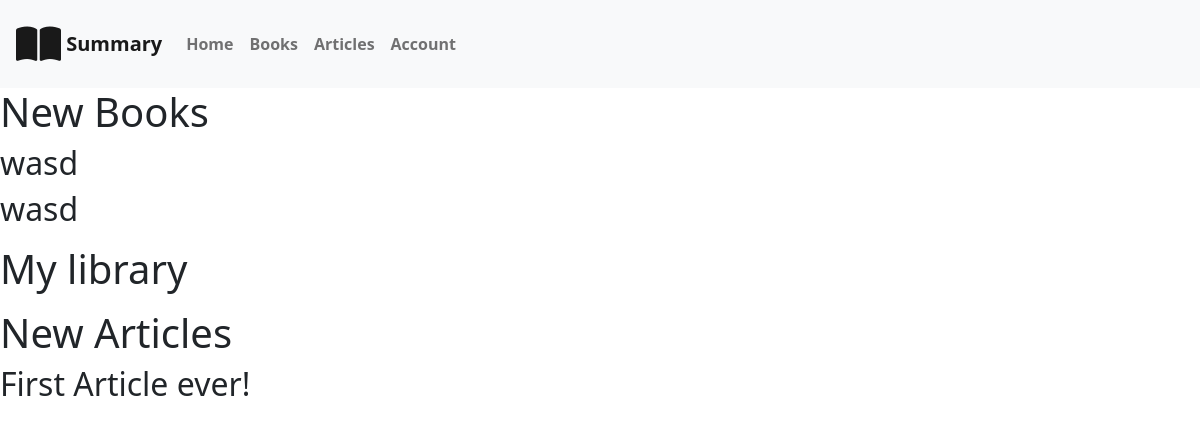
The page / (signed in) on the database its author committed.
### app/models.py (models this page shows, shortened)
class ContentModel(models.Model):
    author = models.ForeignKey(
        settings.AUTH_USER_MODEL, null=True, on_delete=models.SET_NULL)
    content = models.TextField()
    thumbnail = models.URLField(default='')
    date_created = models.DateTimeField(auto_now=True)
    class Meta:
        abstract = True

class Book(ContentModel):
    book_author = models.CharField(max_length=64)
    title = models.CharField(max_length=64)
    category = models.ManyToManyField(Category)

class Article(ContentModel):
    title = models.CharField(max_length=64)
    category = models.ManyToManyField(Category)

### app/views.py (the view)
# urls.py: path("", views.index, name="index"),
def index(request):
    return render(request, "app/index.html", {
        "new_books": Book.objects.all().order_by("-id")[:2],
        "new_articles": Article.objects.all()[:3]})

### app/templates/app/index.html
{% extends "app/layout.html" %}
{% block body %}
    <div class="mb-3" id="new-books">
        <h1>New Books</h1>
        {% for new_book in new_books %}
            <h2>{{ new_book.title }}</h2>
        {% empty %}
            <h2>No new book yet.</h2>
        {% endfor %}
    </div>
    <div class="mb-3" id="library">
        <h1>My library</h1>
    </div>
    <div  id="new-articles">
        <h1>New Articles</h1>
        {% for new_article in new_articles %}
            <h2>{{ new_article.title }}</h2>
        {% empty %}
            <h2>No new article yet.</h2>
        {% endfor %}
    </div>
{% endblock %}

### app/static/app/style.css (style rules this page uses)
body, html { min-height: 100%; }

### rows shown on the page
Book: title "wasd"
Book: title "wasd"
Article: title "First Article ever!"
